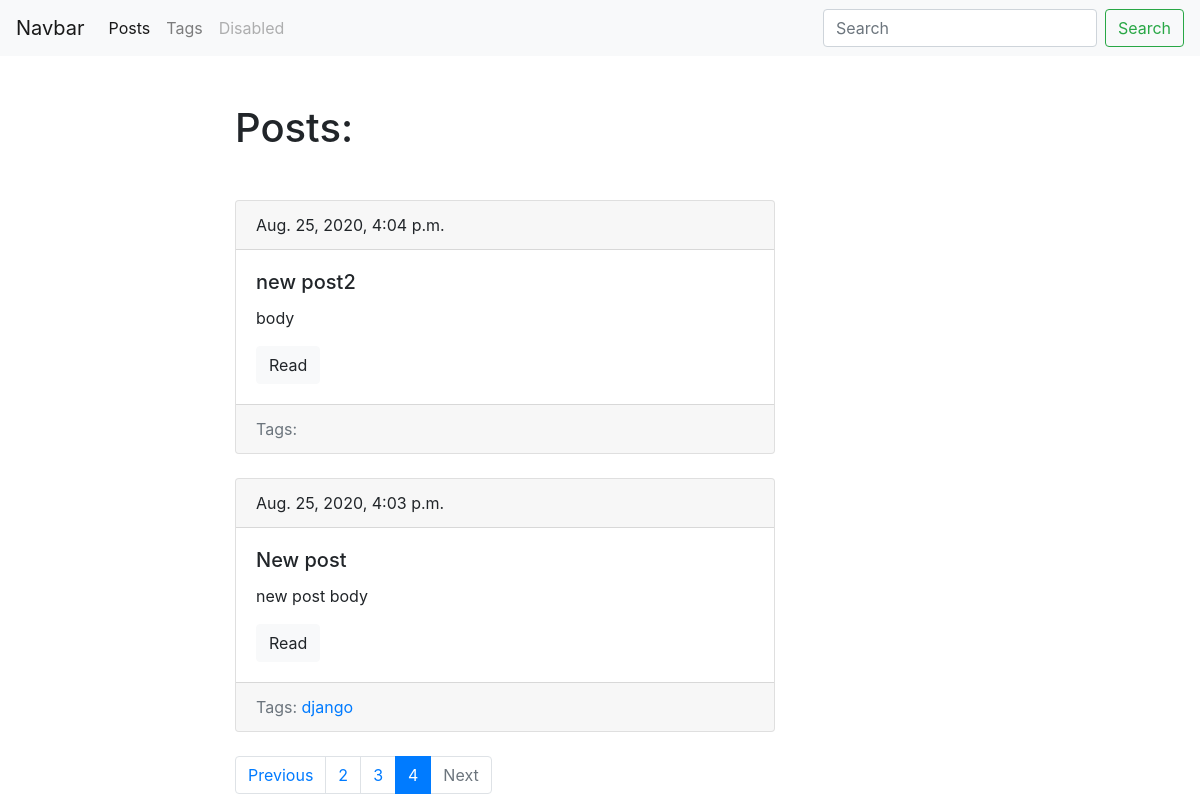
/blog/?page=4, run on an earlier commit of the app's database.
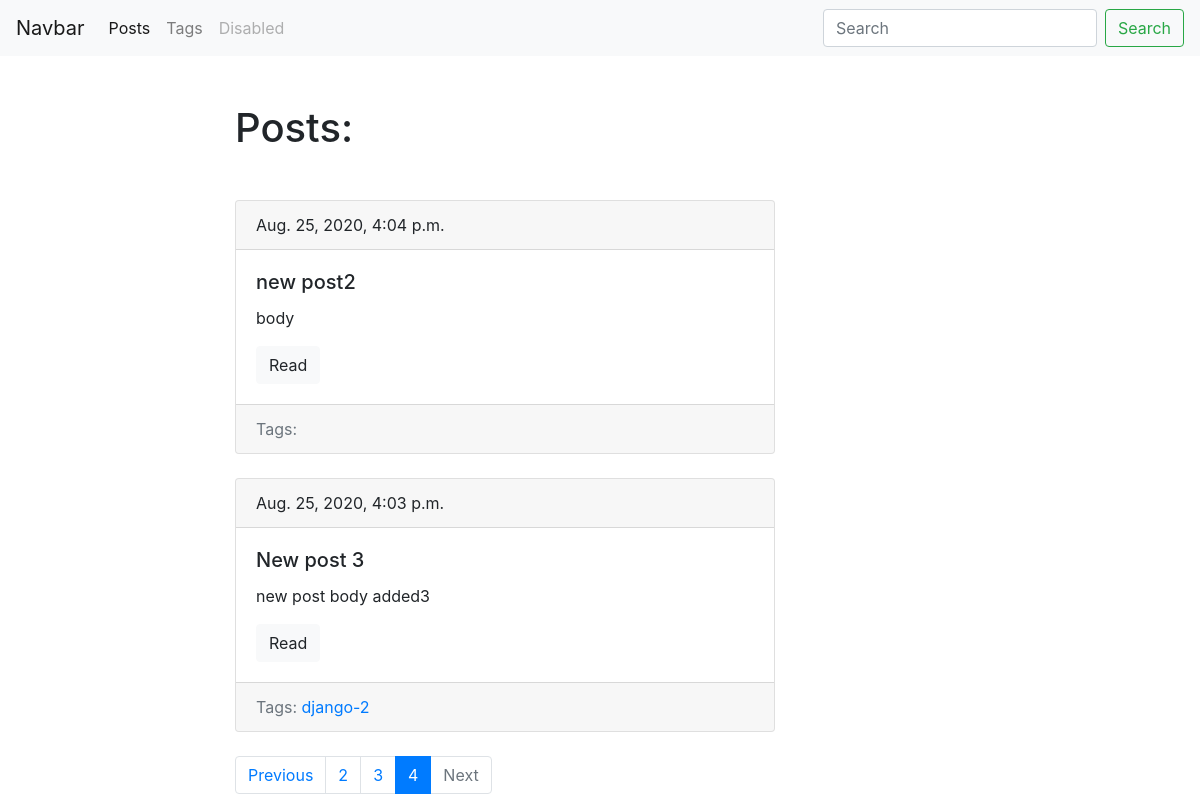
And on a later commit of the database.
### blog/models.py (models this page shows, shortened)
class Post(models.Model):
    title = models.CharField(max_length=150, db_index=True)
    slug = models.SlugField(max_length=150, blank=True, unique=True)
    body = models.TextField(blank=True, db_index=True)
    tags = models.ManyToManyField("Tag", blank=True, related_name='posts')
    date_pub = models.DateTimeField(auto_now_add=True)
    def get_absolute_url(self):
        return reverse("post_detail_url", kwargs={"slug": self.slug})
    class Meta:
        ordering = ['-date_pub']

class Tag(models.Model):
    title = models.CharField(max_length=50)
    slug = models.SlugField(max_length=50, unique=True)
    def get_absolute_url(self):
        return reverse("tag_detail_url", kwargs={'slug': self.slug})
    class Meta:
        ordering = ['title']

### blog/views.py (the view)
# urls.py: path('', posts_list, name='posts_list_url'),
def posts_list(request):
    search_query = request.GET.get('search', '')
    if search_query:
        posts = Post.objects.filter(Q(title__icontains=search_query) | Q(body__icontains=search_query))
    else:
        posts = Post.objects.all()
    paginator = Paginator(posts, 2)
    page_number = request.GET.get('page', 1)
    page = paginator.get_page(page_number)
    is_paginated = page.has_other_pages()
    if page.has_previous():
        prev_url = '?page={}'.format(page.previous_page_number())
    else:
        prev_url = ''
    if page.has_next():
        next_url = '?page={}'.format(page.next_page_number())
    else:
        next_url = ''
    context = {
        'page_object': page,
        'is_paginated': is_paginated,
        'next_url': next_url,
        'prev_url': prev_url
    }
    return render(request, 'blog/index.html', context=context)

### blog/templates/blog/index.html (shortened to what this page needs)
{% extends 'blog/base_blog.html' %}
    {% block content %}
        <h1 class="mb-5">Posts:</h1>
        {% for post in page_object.object_list %}
            {% include  'blog/includes/post_card_template.html' %}
        {% endfor %}
    {% endblock %}

### blog/templates/blog/includes/post_card_template.html
<div class="card mb-4">
    <div class="card-header">
    {{post.date_pub}}
    </div>
    <div class="card-body">
    <h5 class="card-title">{{post.title}}</h5>
    <p class="card-text">{{post.body|truncatewords:15}}</p>
    <a href="{{post.get_absolute_url}}" class="btn btn-light">Read</a>
    </div>
     <div class="card-footer text-muted">
        Tags:
        {% for tag in post.tags.all %}
            <a href="{{ tag.get_absolute_url }}">{{ tag.title }}</a>
        {% endfor %}
    </div>
</div>

What changed in the data, as far as the page shows it:
changed Post: title "New post" → "New post 3"; body "new post body" → "new post body added3"
changed Tag: title "django" → "django-2"
